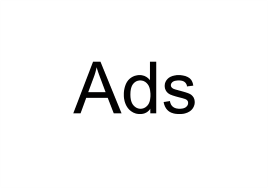
#> input picture Ads.png, 268 x 188 px; its folder holds only this picture in this run
$ python -i augmentations.py   (imports and definitions only)
#> lines starting #> are read from the running program, lines starting #| are printed output that depends on the picture; after the words box and inside, x2 and y2 are one past the last pixel; in counts of white or black regions, pixels touching at a corner belong together
### utils/general.py
# YOLOv5 🚀 by Ultralytics, GPL-3.0 license
"""
General utils
"""

import contextlib
import glob
import logging
import math
import os
import platform
import random
import re
import signal
import time
import urllib
from itertools import repeat
from multiprocessing.pool import ThreadPool
from pathlib import Path
from subprocess import check_output
from zipfile import ZipFile

import cv2
import numpy as np
import pandas as pd
import pkg_resources as pkg
import torch
import torchvision
import yaml

from utils.downloads import gsutil_getsize
from utils.metrics import box_iou, fitness

# Settings
torch.set_printoptions(linewidth=320, precision=5, profile='long')
#> (this line was passed over: torch is not available in this run)
#> further down, picture is the input picture: shape (188, 268, 3); mean B, G, R 244.3, 244.3, 244.3
np.set_printoptions(linewidth=320, formatter={'float_kind': '{:11.5g}'.format})  # format short g, %precision=5
pd.options.display.max_columns = 10
cv2.setNumThreads(0)  # prevent OpenCV from multithreading (incompatible with PyTorch DataLoader)
os.environ['NUMEXPR_MAX_THREADS'] = str(min(os.cpu_count(), 8))  # NumExpr max threads

FILE = Path(__file__).resolve()
ROOT = FILE.parents[1]  # YOLOv5 root directory


class Profile(contextlib.ContextDecorator):
    # Usage: @Profile() decorator or 'with Profile():' context manager
    def __enter__(self):
        self.start = time.time()

    def __exit__(self, type, value, traceback):
        print(f'Profile results: {time.time() - self.start:.5f}s')


class Timeout(contextlib.ContextDecorator):
    # Usage: @Timeout(seconds) decorator or 'with Timeout(seconds):' context manager
    # [4 lines left out: function __init__, not called in this run]

    def _timeout_handler(self, signum, frame):
        raise TimeoutError(self.timeout_message)

    def __enter__(self):
        signal.signal(signal.SIGALRM, self._timeout_handler)  # Set handler for SIGALRM
        signal.alarm(self.seconds)  # start countdown for SIGALRM to be raised

    # [4 lines left out: function __exit__, not called in this run]


def try_except(func):
    # try-except function. Usage: @try_except decorator
    # [5 lines left out: function handler, not called in this run]

    return handler


def methods(instance):
    # Get class/instance methods
    return [f for f in dir(instance) if callable(getattr(instance, f)) and not f.startswith("__")]


# [4 lines left out: function set_logging, not called in this run]


def print_args(name, opt):
    # Print argparser arguments
    print(colorstr(f'{name}: ') + ', '.join(f'{k}={v}' for k, v in vars(opt).items()))


# [42 lines left out: functions init_seeds, get_latest_run, user_config_dir, is_writeable, not called in this run]


def is_docker():
    # Is environment a Docker container?
    return Path('/workspace').exists()  # or Path('/.dockerenv').exists()


# [7 lines left out: function is_colab, not called in this run]


def is_pip():
    # Is file in a pip package?
    return 'site-packages' in Path(__file__).resolve().parts


# [4 lines left out: function is_ascii, not called in this run]


def is_chinese(s='人工智能'):
    # Is string composed of any Chinese characters?
    return re.search('[\u4e00-\u9fff]', s)


def emojis(str=''):
    # Return platform-dependent emoji-safe version of string
    return str.encode().decode('ascii', 'ignore') if platform.system() == 'Windows' else str


# [39 lines left out: functions file_size, check_online, check_git_status, not called in this run]


def check_python(minimum='3.6.2'):
    # Check current python version vs. required python version
    check_version(platform.python_version(), minimum, name='Python ')


# [76 lines left out: functions check_version, check_requirements, check_img_size, check_imshow, check_suffix, not called in this run]


def check_yaml(file, suffix=('.yaml', '.yml')):
    # Search/download YAML file (if necessary) and return path, checking suffix
    return check_file(file, suffix)


# [113 lines left out: functions check_file, check_dataset, url2file, download, not called in this run]


def make_divisible(x, divisor):
    # Returns x evenly divisible by divisor
    return math.ceil(x / divisor) * divisor


def clean_str(s):
    # Cleans a string by replacing special characters with underscore _
    return re.sub(pattern="[|@#!¡·$€%&()=?¿^*;:,¨´><+]", repl="_", string=s)


def one_cycle(y1=0.0, y2=1.0, steps=100):
    # lambda function for sinusoidal ramp from y1 to y2 https://arxiv.org/pdf/1812.01187.pdf
    return lambda x: ((1 - math.cos(x * math.pi / steps)) / 2) * (y2 - y1) + y1


# [382 lines left out: functions colorstr, labels_to_class_weights, labels_to_image_weights, coco80_to_coco91_class, xyxy2xywh, xywh2xyxy and 14 more, not called in this run]

### utils/augmentations.py
# YOLOv5 🚀 by Ultralytics, GPL-3.0 license
"""
Image augmentation functions
"""

import logging
import math
import random

import cv2
import numpy as np

from utils.general import colorstr, segment2box, resample_segments, check_version
from utils.metrics import bbox_ioa


class Albumentations:
    # YOLOv5 Albumentations class (optional, only used if package is installed)
    # [27 lines left out: functions __init__, __call__, not called in this run]


def augment_hsv(im, hgain=0.5, sgain=0.5, vgain=0.5):
    # HSV color-space augmentation
#> called with hgain = 0.5, sgain = 0.5, vgain = 0.5
    if hgain or sgain or vgain:
        r = np.random.uniform(-1, 1, 3) * [hgain, sgain, vgain] + 1  # random gains
        hue, sat, val = cv2.split(cv2.cvtColor(im, cv2.COLOR_BGR2HSV))
#> hue: shape (188, 268); every value is 0
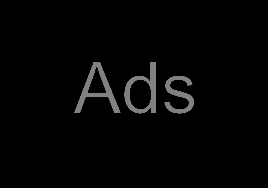
#> sat: shape (188, 268); min 0, max 128, mean 4.4
        dtype = im.dtype  # uint8

        x = np.arange(0, 256, dtype=r.dtype)
        lut_hue = ((x * r[0]) % 180).astype(dtype)
        lut_sat = np.clip(x * r[1], 0, 255).astype(dtype)
#> lut_sat = 256 values from 0 to 255
        lut_val = np.clip(x * r[2], 0, 255).astype(dtype)
#> lut_val = 256 values from 0 to 255

        im_hsv = cv2.merge((cv2.LUT(hue, lut_hue), cv2.LUT(sat, lut_sat), cv2.LUT(val, lut_val)))
#> im_hsv: shape (188, 268, 3); mean H, S, V 0, 5.4, 244.5
        cv2.cvtColor(im_hsv, cv2.COLOR_HSV2BGR, dst=im)  # no return needed
#> im: shape (188, 268, 3); 6.91% of pixels changed, all inside (x1, y1, x2, y2) = (0, 0, 268, 188)


# [215 lines left out: functions hist_equalize, replicate, letterbox, random_perspective, copy_paste, cutout and 2 more, not called in this run]

>>> import cv2
>>> picture = cv2.imread('../Ads.png')
>>> result = augment_hsv(picture)

$ run again, on show111.png
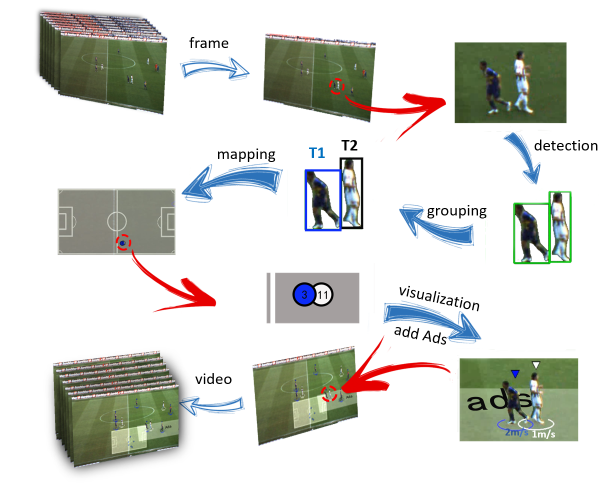
#> input picture show111.png, 1218 x 1006 px (shown at 1/2 size)
#> picture is the input picture: shape (1006, 1218, 3); mean B, G, R 210.4, 215.6, 214
#> in augment_hsv, `hue, sat, val = cv2.split(cv2.cvtColor(im, cv2.COLOR_BGR2HSV))`:
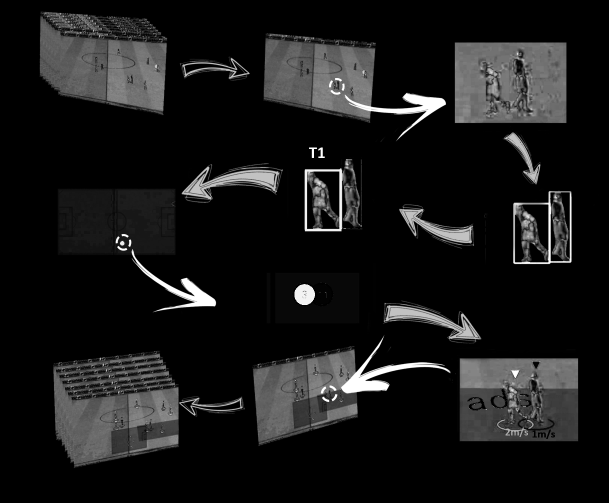
#> sat: shape (1006, 1218) (shown at 1/2 size); min 0, max 255, mean 24.5
#> im_hsv: shape (1006, 1218, 3); mean H, S, V 14.1, 29.1, 224.1
#> in augment_hsv, `cv2.cvtColor(im_hsv, cv2.COLOR_HSV2BGR, dst=im)`:
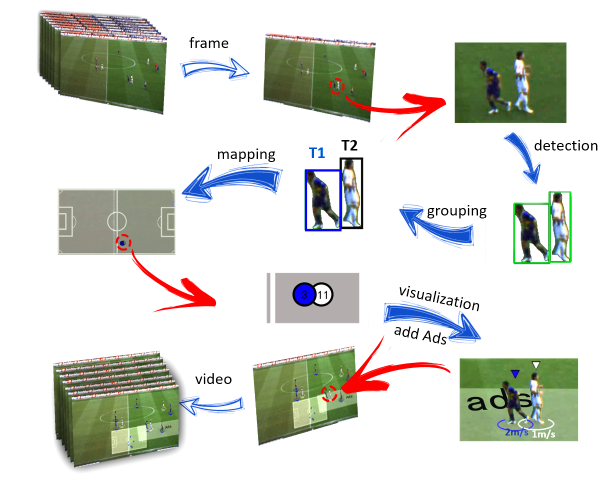
#> im: shape (1006, 1218, 3) (shown at 1/2 size); mean B, G, R 211.3, 217.8, 215.4
